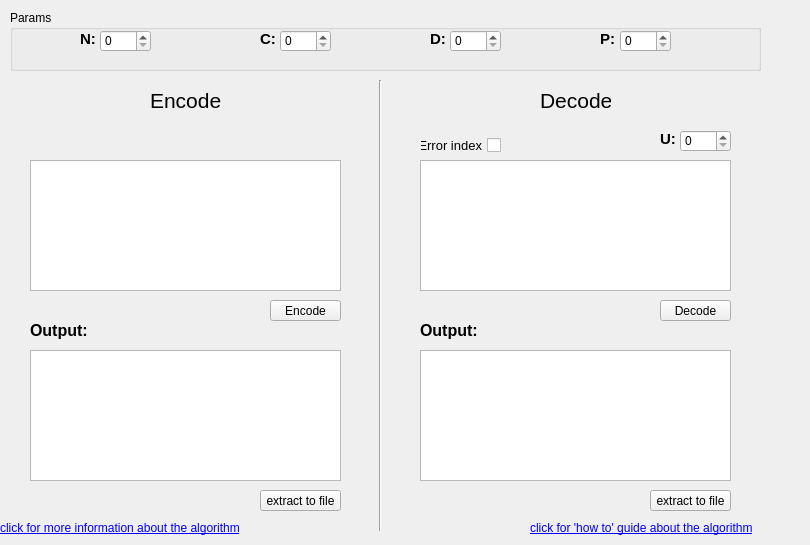
      <widget class="QWidget" name="tab_3">
       <property name="autoFillBackground">
        <bool>true</bool>
       </property>
       <attribute name="title">
        <string>Shifted VT-Codes</string>
       </attribute>
       <widget class="QLabel" name="label_4">
        <property name="geometry">
         <rect>
          <x>80</x>
          <y>30</y>
          <width>16</width>
          <height>16</height>
         </rect>
        </property>
        <property name="toolTip">
         <string>n is a length of a codeword</string>
        </property>
        <property name="text">
         <string>&lt;html&gt;&lt;head/&gt;&lt;body&gt;&lt;p&gt;&lt;span style=&quot; font-size:11pt; font-weight:600;&quot;&gt;N:&lt;/span&gt;&lt;/p&gt;&lt;/body&gt;&lt;/html&gt;</string>
        </property>
       </widget>
       <widget class="QSpinBox" name="n_spin_box">
        <property name="geometry">
         <rect>
          <x>100</x>
          <y>30</y>
          <width>51</width>
          <height>22</height>
         </rect>
        </property>
        <property name="maximum">
         <number>1000</number>
        </property>
       </widget>
       <widget class="QSpinBox" name="c_spin_box">
        <property name="geometry">
         <rect>
          <x>280</x>
          <y>30</y>
          <width>51</width>
          <height>22</height>
         </rect>
        </property>
        <property name="maximum">
         <number>1000</number>
        </property>
       </widget>
       <widget class="QLabel" name="label_9">
        <property name="geometry">
         <rect>
          <x>260</x>
          <y>30</y>
          <width>16</width>
          <height>16</height>
         </rect>
        </property>
        <property name="toolTip">
         <string>c is the weighted sum</string>
        </property>
        <property name="text">
         <string>&lt;html&gt;&lt;head/&gt;&lt;body&gt;&lt;p&gt;&lt;span style=&quot; font-size:11pt; font-weight:600;&quot;&gt;C:&lt;/span&gt;&lt;/p&gt;&lt;/body&gt;&lt;/html&gt;</string>
        </property>
       </widget>
       <widget class="QSpinBox" name="d_spin_box">
        <property name="geometry">
         <rect>
          <x>450</x>
          <y>30</y>
          <width>51</width>
          <height>22</height>
         </rect>
        </property>
        <property name="maximum">
         <number>1</number>
        </property>
       </widget>
       <widget class="QLabel" name="label_10">
        <property name="geometry">
         <rect>
          <x>430</x>
          <y>30</y>
          <width>16</width>
          <height>16</height>
         </rect>
        </property>
        <property name="toolTip">
         <string>d is the parity</string>
        </property>
        <property name="text">
         <string>&lt;html&gt;&lt;head/&gt;&lt;body&gt;&lt;p&gt;&lt;span style=&quot; font-size:11pt; font-weight:600;&quot;&gt;D:&lt;/span&gt;&lt;/p&gt;&lt;/body&gt;&lt;/html&gt;</string>
        </property>
       </widget>
       <widget class="QSpinBox" name="p_spin_box">
        <property name="geometry">
         <rect>
          <x>620</x>
          <y>30</y>
          <width>51</width>
          <height>22</height>
         </rect>
        </property>
       </widget>
       <widget class="QLabel" name="label_11">
        <property name="geometry">
         <rect>
          <x>600</x>
          <y>30</y>
          <width>16</width>
          <height>16</height>
         </rect>
        </property>
        <property name="toolTip">
         <string>P is the maximum known distance of an error</string>
        </property>
        <property name="text">
         <string>&lt;html&gt;&lt;head/&gt;&lt;body&gt;&lt;p&gt;&lt;span style=&quot; font-size:11pt; font-weight:600;&quot;&gt;P:&lt;/span&gt;&lt;/p&gt;&lt;/body&gt;&lt;/html&gt;</string>
        </property>
       </widget>
       <widget class="Line" name="line_5">
        <property name="geometry">
         <rect>
          <x>370</x>
          <y>80</y>
          <width>20</width>
          <height>451</height>
         </rect>
        </property>
        <property name="orientation">
         <enum>Qt::Vertical</enum>
        </property>
       </widget>
       <widget class="QLabel" name="label_12">
        <property name="geometry">
         <rect>
          <x>150</x>
          <y>90</y>
          <width>71</width>
          <height>21</height>
         </rect>
        </property>
        <property name="font">
         <font>
          <pointsize>16</pointsize>
         </font>
        </property>
        <property name="text">
         <string>Encode</string>
        </property>
       </widget>
       <widget class="QPushButton" name="shifted_encode_button">
        <property name="geometry">
         <rect>
          <x>270</x>
          <y>300</y>
          <width>71</width>
          <height>21</height>
         </rect>
        </property>
        <property name="text">
         <string>Encode</string>
        </property>
       </widget>
       <widget class="QLabel" name="output_label_knuth_5">
        <property name="geometry">
         <rect>
          <x>30</x>
          <y>310</y>
          <width>61</width>
          <height>41</height>
         </rect>
        </property>
        <property name="text">
         <string>&lt;html&gt;&lt;head/&gt;&lt;body&gt;&lt;p&gt;&lt;span style=&quot; font-size:12pt; font-weight:600;&quot;&gt;Output:&lt;/span&gt;&lt;/p&gt;&lt;/body&gt;&lt;/html&gt;</string>
        </property>
        <property name="textInteractionFlags">
         <set>Qt::LinksAccessibleByMouse</set>
        </property>
       </widget>
       <widget class="QLabel" name="label_13">
        <property name="geometry">
         <rect>
          <x>540</x>
          <y>90</y>
          <width>71</width>
          <height>21</height>
         </rect>
        </property>
        <property name="font">
         <font>
          <pointsize>16</pointsize>
          <italic>false</italic>
          <underline>false</underline>
         </font>
        </property>
        <property name="text">
         <string>Decode</string>
        </property>
       </widget>
       <widget class="QPushButton" name="shifted_decode_button">
        <property name="geometry">
         <rect>
          <x>660</x>
          <y>300</y>
          <width>71</width>
          <height>21</height>
         </rect>
        </property>
        <property name="text">
         <string>Decode</string>
        </property>
       </widget>
       <widget class="QCheckBox" name="checkBox">
        <property name="geometry">
         <rect>
          <x>420</x>
          <y>130</y>
          <width>81</width>
          <height>31</height>
         </rect>
        </property>
        <property name="font">
         <font>
          <pointsize>10</pointsize>
         </font>
        </property>
        <property name="toolTip">
         <string>&lt;html&gt;&lt;head/&gt;&lt;body&gt;&lt;p&gt;&lt;span style=&quot; font-family:'-apple-system,BlinkMacSystemFont,Segoe UI,Helvetica,Arial,sans-serif,Apple Color Emoji,Segoe UI Emoji'; font-size:16px; color:#24292f; background-color:#ffffff;&quot;&gt;check the box if an insertion or deletion has occurred and set the error index in the U parameter&lt;/span&gt;&lt;/p&gt;&lt;/body&gt;&lt;/html&gt;</string>
        </property>
        <property name="layoutDirection">
         <enum>Qt::RightToLeft</enum>
        </property>
        <property name="autoFillBackground">
         <bool>false</bool>
        </property>
        <property name="text">
         <string>Error index</string>
        </property>
       </widget>
       <widget class="QSpinBox" name="u_spin_box">
        <property name="geometry">
         <rect>
          <x>680</x>
          <y>130</y>
          <width>51</width>
          <height>22</height>
         </rect>
        </property>
       </widget>
       <widget class="QLabel" name="label_23">
        <property name="geometry">
         <rect>
          <x>660</x>
          <y>130</y>
          <width>16</width>
          <height>16</height>
         </rect>
        </property>
        <property name="font">
         <font>
          <pointsize>7</pointsize>
         </font>
        </property>
        <property name="toolTip">
         <string>error index if occurred</string>
        </property>
        <property name="text">
         <string>&lt;html&gt;&lt;head/&gt;&lt;body&gt;&lt;p&gt;&lt;span style=&quot; font-size:11pt; font-weight:600;&quot;&gt;U:&lt;/span&gt;&lt;/p&gt;&lt;/body&gt;&lt;/html&gt;</string>
        </property>
       </widget>
       <widget class="QLabel" name="output_label_knuth_9">
        <property name="geometry">
         <rect>
          <x>420</x>
          <y>310</y>
          <width>61</width>
          <height>41</height>
         </rect>
        </property>
        <property name="text">
         <string>&lt;html&gt;&lt;head/&gt;&lt;body&gt;&lt;p&gt;&lt;span style=&quot; font-size:12pt; font-weight:600;&quot;&gt;Output:&lt;/span&gt;&lt;/p&gt;&lt;/body&gt;&lt;/html&gt;</string>
        </property>
        <property name="textInteractionFlags">
         <set>Qt::LinksAccessibleByMouse</set>
        </property>
       </widget>
       <widget class="QPlainTextEdit" name="shifted_text_encode">
        <property name="geometry">
         <rect>
          <x>30</x>
          <y>160</y>
          <width>311</width>
          <height>131</height>
         </rect>
        </property>
        <property name="focusPolicy">
         <enum>Qt::StrongFocus</enum>
        </property>
        <property name="tabChangesFocus">
         <bool>true</bool>
        </property>
        <property name="plainText">
         <string/>
        </property>
        <property name="placeholderText">
         <string>Enter text</string>
        </property>
       </widget>
       <widget class="QPlainTextEdit" name="shifted_text_decode">
        <property name="geometry">
         <rect>
          <x>420</x>
          <y>160</y>
          <width>311</width>
          <height>131</height>
         </rect>
        </property>
        <property name="focusPolicy">
         <enum>Qt::StrongFocus</enum>
        </property>
        <property name="tabChangesFocus">
         <bool>true</bool>
        </property>
        <property name="plainText">
         <string/>
        </property>
        <property name="placeholderText">
         <string>Enter text</string>
        </property>
       </widget>
       <widget class="QPlainTextEdit" name="shifted_text_encode_2">
        <property name="geometry">
         <rect>
          <x>30</x>
          <y>350</y>
          <width>311</width>
          <height>131</height>
         </rect>
        </property>
        <property name="tabChangesFocus">
         <bool>true</bool>
        </property>
       </widget>
       <widget class="QPlainTextEdit" name="shifted_text_decode_2">
        <property name="geometry">
         <rect>
          <x>420</x>
          <y>350</y>
          <width>311</width>
          <height>131</height>
         </rect>
        </property>
        <property name="tabChangesFocus">
         <bool>true</bool>
        </property>
       </widget>
       <widget class="QGroupBox" name="groupBox">
        <property name="geometry">
         <rect>
          <x>10</x>
          <y>10</y>
          <width>751</width>
          <height>61</height>
         </rect>
        </property>
        <property name="title">
         <string>Params</string>
        </property>
        <widget class="QLabel" name="note_svtc1">
         <property name="geometry">
          <rect>
           <x>670</x>
           <y>20</y>
           <width>21</width>
           <height>21</height>
          </rect>
         </property>
         <property name="toolTip">
          <string>p must be O(log(n))</string>
         </property>
         <property name="text">
          <string>&lt;html&gt;&lt;head/&gt;&lt;body&gt;&lt;p&gt;&lt;img src=&quot;:/images/note4.png&quot;/&gt;&lt;/p&gt;&lt;/body&gt;&lt;/html&gt;</string>
         </property>
        </widget>
        <widget class="QLabel" name="note_svtc1_2">
         <property name="geometry">
          <rect>
           <x>330</x>
           <y>20</y>
           <width>21</width>
           <height>21</height>
          </rect>
         </property>
         <property name="toolTip">
          <string>c must be smaller than n+1</string>
         </property>
         <property name="text">
          <string>&lt;html&gt;&lt;head/&gt;&lt;body&gt;&lt;p&gt;&lt;img src=&quot;:/images/note4.png&quot;/&gt;&lt;/p&gt;&lt;/body&gt;&lt;/html&gt;</string>
         </property>
        </widget>
       </widget>
       <widget class="QLabel" name="infosvtc">
        <property name="geometry">
         <rect>
          <x>750</x>
          <y>10</y>
          <width>21</width>
          <height>21</height>
         </rect>
        </property>
        <property name="toolTip">
         <string>&lt;html&gt;&lt;head/&gt;&lt;body&gt;&lt;p&gt;Algorithm implemented by : Guy Shapiraand maxim barsky&lt;/p&gt;&lt;p&gt;Algorithm invented by : &lt;span style=&quot; font-family:'Calibri';&quot;&gt;Clayton Schoeny, Antonia Wachter-Zeh, Ryan Gabrys, Eitan Yaakobi&lt;/span&gt;&lt;/p&gt;&lt;/body&gt;&lt;/html&gt;</string>
        </property>
        <property name="text">
         <string>&lt;html&gt;&lt;head/&gt;&lt;body&gt;&lt;p&gt;&lt;img src=&quot;:/images/info2.png&quot;/&gt;&lt;/p&gt;&lt;/body&gt;&lt;/html&gt;</string>
        </property>
       </widget>
       <widget class="QLabel" name="moreinforbck_2">
        <property name="geometry">
         <rect>
          <x>0</x>
          <y>520</y>
          <width>271</width>
          <height>16</height>
         </rect>
        </property>
        <property name="text">
         <string>&lt;html&gt;&lt;head/&gt;&lt;body&gt;&lt;p&gt;&lt;a href=&quot;https://yaakobi.wixsite.com/dnacodingsoftware/post/new-typography-lines-you-need-to-know&quot;&gt;&lt;span style=&quot; text-decoration: underline; color:#0000ff;&quot;&gt;click for more information about the algorithm&lt;/span&gt;&lt;/a&gt;&lt;/p&gt;&lt;/body&gt;&lt;/html&gt;</string>
        </property>
        <property name="openExternalLinks">
         <bool>true</bool>
        </property>
       </widget>
       <widget class="QLabel" name="moreinforbck_3">
        <property name="geometry">
         <rect>
          <x>530</x>
          <y>520</y>
          <width>271</width>
          <height>16</height>
         </rect>
        </property>
        <property name="text">
         <string>&lt;html&gt;&lt;head/&gt;&lt;body&gt;&lt;p&gt;&lt;a href=&quot;https://github.com/hadasabraham/CodingTool/wiki/Shifted-VT-Codes-Overview&quot;&gt;&lt;span style=&quot; text-decoration: underline; color:#0000ff;&quot;&gt;click for 'how to' guide about the algorithm&lt;/span&gt;&lt;/a&gt;&lt;/p&gt;&lt;/body&gt;&lt;/html&gt;</string>
        </property>
        <property name="openExternalLinks">
         <bool>true</bool>
        </property>
       </widget>
       <widget class="QPushButton" name="SVTC_to_file_button">
        <property name="geometry">
         <rect>
          <x>260</x>
          <y>490</y>
          <width>81</width>
          <height>21</height>
         </rect>
        </property>
        <property name="text">
         <string>extract to file</string>
        </property>
       </widget>
       <widget class="QPushButton" name="SVTC_to_file_button_2">
        <property name="geometry">
         <rect>
          <x>650</x>
          <y>490</y>
          <width>81</width>
          <height>21</height>
         </rect>
        </property>
        <property name="text">
         <string>extract to file</string>
        </property>
       </widget>
       <zorder>groupBox</zorder>
       <zorder>label_4</zorder>
       <zorder>n_spin_box</zorder>
       <zorder>c_spin_box</zorder>
       <zorder>label_9</zorder>
       <zorder>d_spin_box</zorder>
       <zorder>label_10</zorder>
       <zorder>p_spin_box</zorder>
       <zorder>label_11</zorder>
       <zorder>line_5</zorder>
       <zorder>label_12</zorder>
       <zorder>shifted_encode_button</zorder>
       <zorder>output_label_knuth_5</zorder>
       <zorder>label_13</zorder>
       <zorder>shifted_decode_button</zorder>
       <zorder>checkBox</zorder>
       <zorder>u_spin_box</zorder>
       <zorder>label_23</zorder>
       <zorder>output_label_knuth_9</zorder>
       <zorder>shifted_text_encode</zorder>
       <zorder>shifted_text_decode</zorder>
       <zorder>shifted_text_encode_2</zorder>
       <zorder>shifted_text_decode_2</zorder>
       <zorder>infosvtc</zorder>
       <zorder>moreinforbck_2</zorder>
       <zorder>moreinforbck_3</zorder>
       <zorder>SVTC_to_file_button</zorder>
       <zorder>SVTC_to_file_button_2</zorder>
      </widget>
